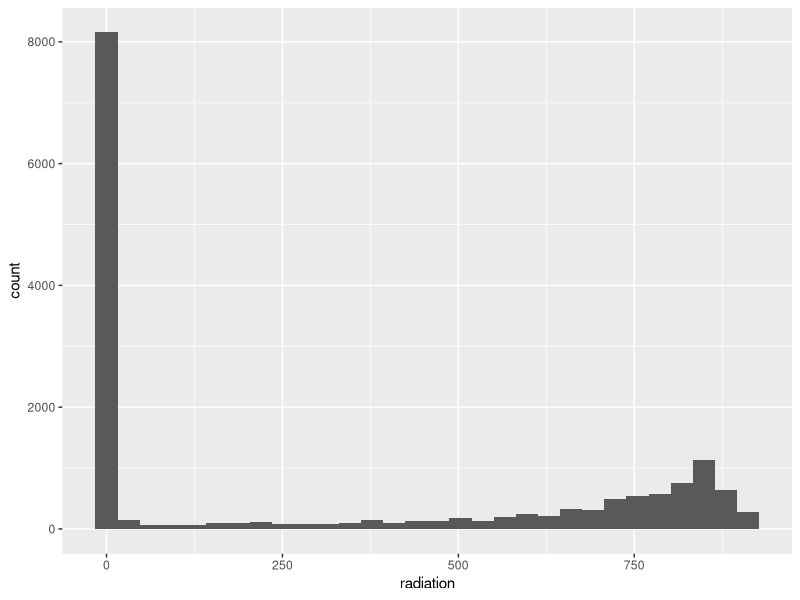
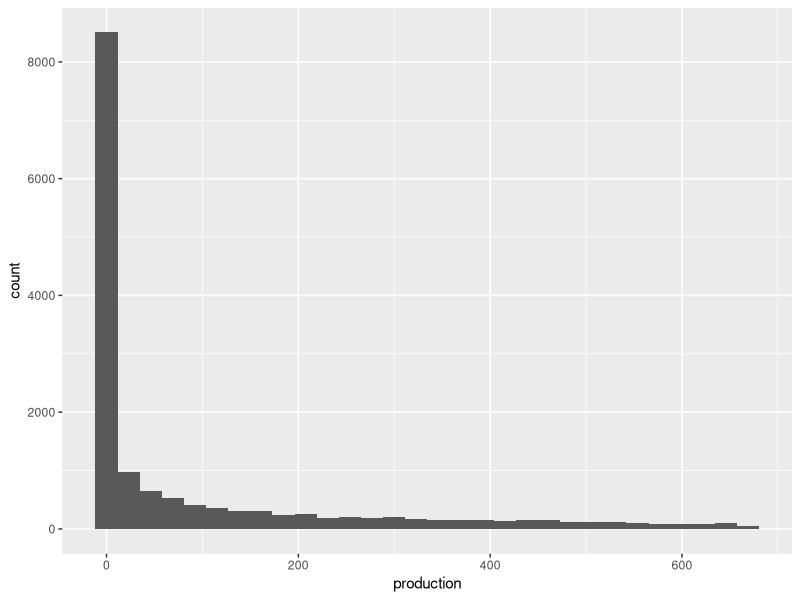
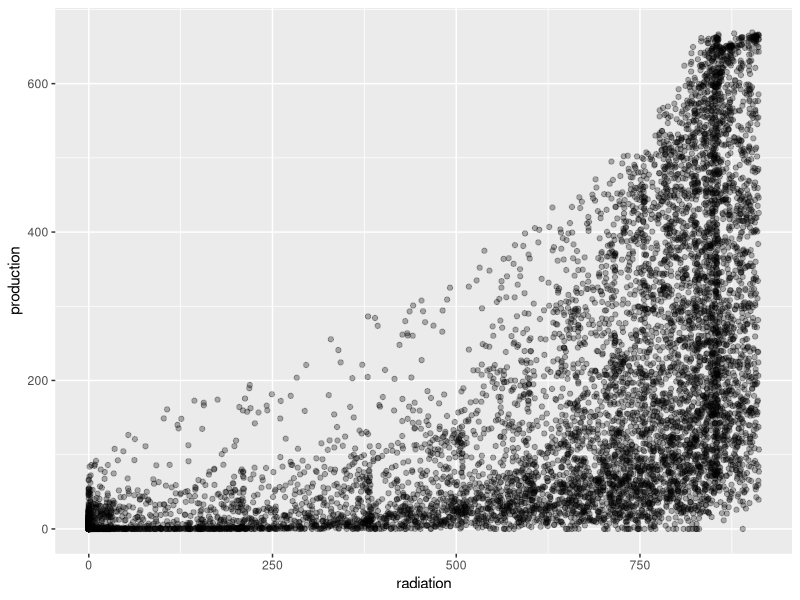

These figures' R source, in order: (Note: this script raises an error after producing the figures.)

library(tidyverse)
library(lubridate)
library(stringr)
library(magrittr)
library(caret)
library(doParallel)

setwd('D:/ubuntu/projects/task_octopusenergy/')

# Load data from files --------------------------------------------

ko_forecast <- read_csv('data/forecast_data.csv') %>%
  # standardise time stamp
  mutate(ts = timeUTC,
         # reformat windgust to number
         windGust = as.numeric(windGust),
         # na seems to signify zeros
         windGust = case_when(is.na(windGust) ~ 0,
                              TRUE ~ windGust),
         # same for precipAccumulation
         precipAccumulation = as.numeric(precipAccumulation),
         precipAccumulation = case_when(is.na(precipAccumulation) ~ 0,
                                        TRUE ~ precipAccumulation),
         visibility = case_when(is.na(visibility) ~ 0,
                                TRUE ~ visibility),
         precipType = case_when(is.na(precipType) ~ 'none',
                                TRUE ~ precipType),
         rain = ifelse(precipType == 'rain', 1, 0),
         snow = ifelse(precipType == 'snow', 1, 0),
         sleet = ifelse(precipType == 'sleet', 1, 0)) %>%
  # drop superfluous variables
  select(-timeUTC, -precipType, -icon, -summary, -day_offset)

ko_radiation <- read_csv('data/kia-ora-radiation.csv') %>%
  transmute(ts = as.POSIXct(timeUTC, tz='UTC'),
            radiation = radiation) 

ko_production <- read_csv('data/kia-ora.csv') %>%
  transmute(ts = utc %>% as.POSIXct(tz='UTC'),
            production = production_kWh)

ko_prices <- read_csv('data/prices.csv')

# Exploratory data analysis --------------------------------------

# Histogram of radiation
ko_radiation %>%
  ggplot(aes(x=radiation)) +
  geom_histogram(bins=30)

# Histogram of production
ko_production %>%
  ggplot(aes(x=production)) +
  geom_histogram(bins=30)

# Join radiation and production.
# We are loosing some records here, but it's only a few dozen,
# so I will ignore this for now
ko_data <- inner_join(
  ko_radiation,
  ko_production,
  by='ts')

# How does radiation match up to production?
# Hypothesis: "Shotgun" pattern, because low radiation will
# neccessarily mean low prodiction, while high (potential) radiation
# can lead to high production, but only if weather conditions are
# favourable
ko_data %>%
  ggplot(aes(x=radiation, y=production)) +
  geom_point(alpha=0.3)
# Hypothesis roughly confirmed, however, observations with medium
# radiation have proportionately low prodiction. Is there a non-linear
# relationship between radiation and production?

ko_data <- inner_join(
  ko_data,
  ko_forecast,
  by='ts')

# Get overview of data
summary(ko_data)
# Some missing values in visibility, rest seems okay

ko_train <- ko_data %>%
  filter(!is.na(production)) %>%
  select(-ts) %>%
  as.matrix()


# Model fitting ----------------------------------------------------

# candidate hyperparameters
xgb_grid <- expand.grid(
  nrounds = 1000,
  max_depth = c(5, 10),
  eta = c(0.5, 0.1, 0.01),
  gamma = c(0, 2, 5, 10),
  colsample_bytree = 1,
  min_child_weight = 1,
  subsample = 0.5)
# cross-validation settings
xgb_control <- trainControl(
  method = "repeatedcv",
  number = 5,
  repeats = 2,
  verboseIter = TRUE)

# setup parallel cluster
cl <- makeCluster(detectCores() - 1)
registerDoParallel(cl)

# fit model
model1 <- train(
  production ~ .,
  data = ko_train,
  trControl = xgb_control,
  tuneGrid = xgb_grid,
  method = 'xgbTree')

# save model object
write_rds(model1, path = 'model1.rds')

#Stop parallel cluster
stopCluster(cl)


# Evaluation -------------------------------------------------

# get prediction for training set
xgb_pred <- cbind(
  predicted = predict(model1, newdata=xgb_train),
  actual = xgb_train$production) %>%
  as.data.frame()

# Plot predicted vs actual
ggplot(xgb_pred, aes(x=actual, y=predicted)) +
  geom_point()

# Get variable importance
varImp(model1)

# Generate predictions for holdout
ko_pred <- cbind(
  ts = ko_data %>% 
    filter(is.na(production)) %>% 
    select(ts),
  predicted = predict(model1, 
    newdata=ko_data %>% 
    filter(is.na(production))))

# Plot timeline of predicted production  
ggplot(ko_pred, aes(x=ts, y=predicted)) +
  geom_line() +
  geom_smooth()



